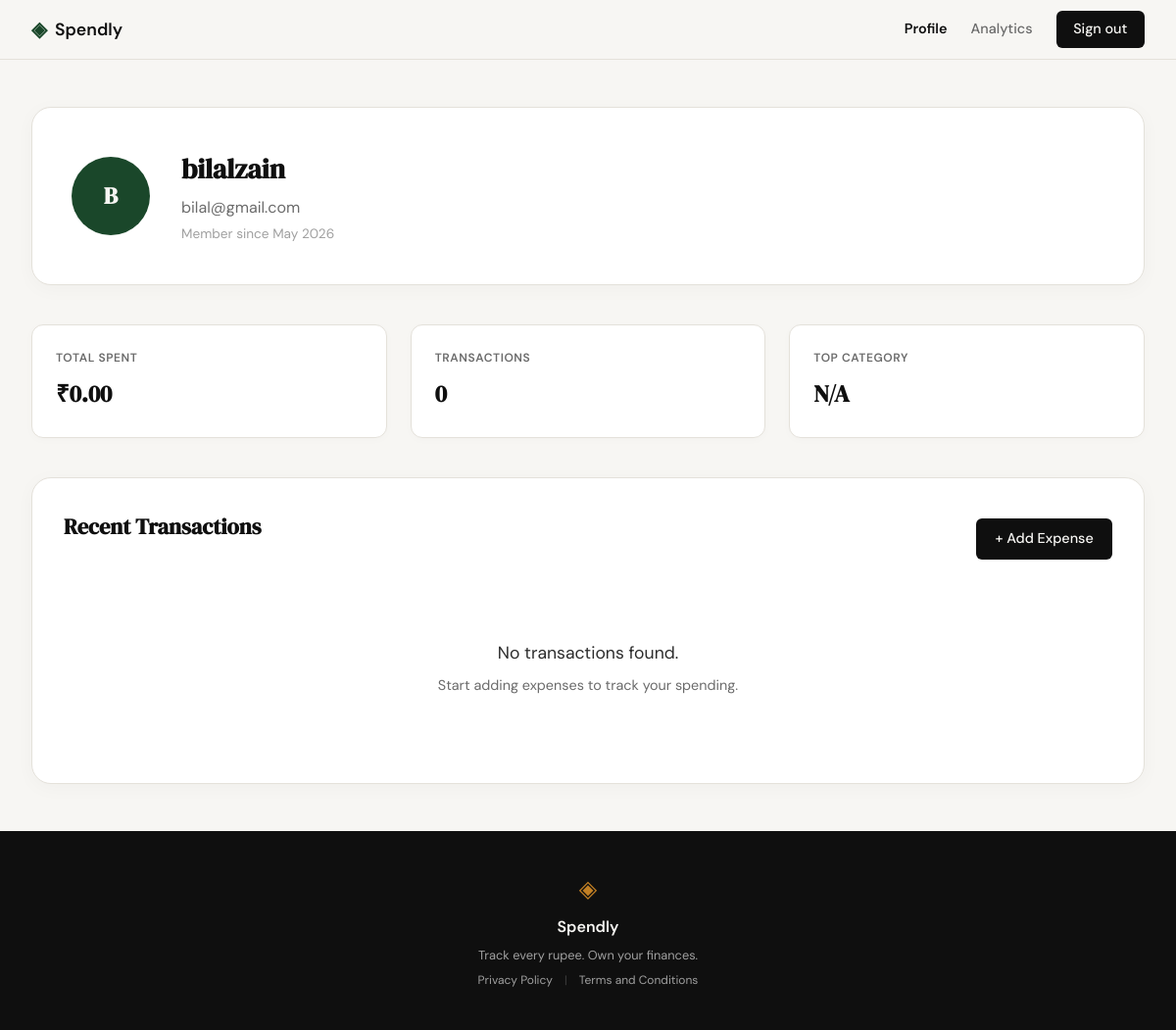
/profile (signed in), run on an earlier commit of the app's database.
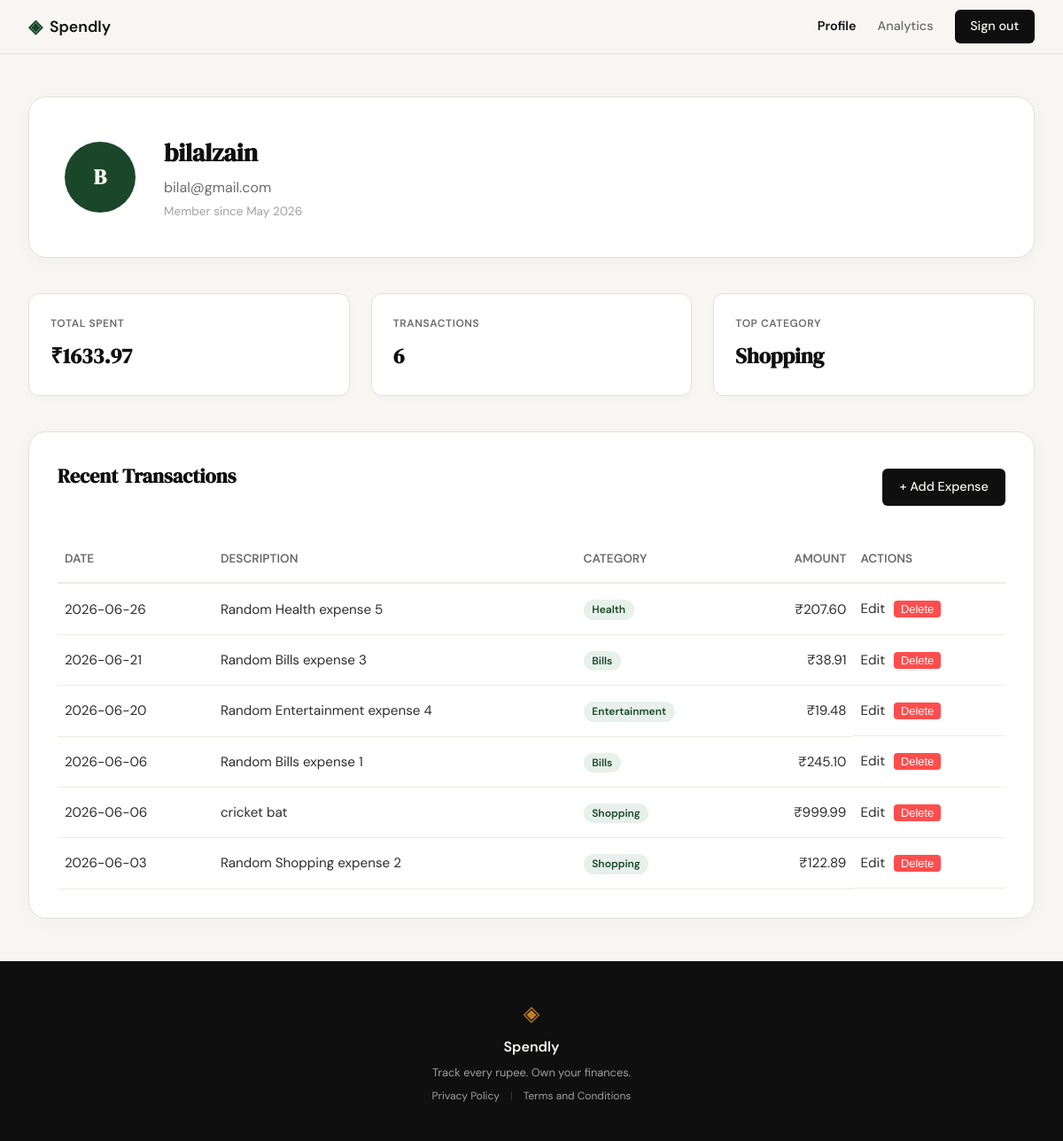
And on a later commit of the database.
### tables this page shows
CREATE TABLE users (
                id INTEGER PRIMARY KEY AUTOINCREMENT,
                username TEXT UNIQUE NOT NULL,
                password_hash TEXT NOT NULL,
                email TEXT UNIQUE NOT NULL,
                created_at TIMESTAMP DEFAULT CURRENT_TIMESTAMP
            );

CREATE TABLE categories (
                id INTEGER PRIMARY KEY AUTOINCREMENT,
                name TEXT UNIQUE NOT NULL,
                description TEXT,
                created_at TIMESTAMP DEFAULT CURRENT_TIMESTAMP
            );

CREATE TABLE expenses (
                id INTEGER PRIMARY KEY AUTOINCREMENT,
                user_id INTEGER NOT NULL,
                category_id INTEGER NOT NULL,
                amount REAL NOT NULL,
                description TEXT,
                date DATE NOT NULL,
                created_at TIMESTAMP DEFAULT CURRENT_TIMESTAMP,
                FOREIGN KEY (user_id) REFERENCES users (id),
                FOREIGN KEY (category_id) REFERENCES categories (id)
            );

### app.py (the view)
@app.route("/profile")
def profile():
    user_id = session.get("user_id")
    if not user_id:
        flash("Please log in to view your profile.")
        return redirect(url_for("login"))
    db = get_db()
    user = db.execute("SELECT * FROM users WHERE id = ?", (user_id,)).fetchone()
    if not user:
        flash("User not found.")
        return redirect(url_for("login"))
    stats = db.execute(
        "SELECT SUM(amount) as total, COUNT(*) as count FROM expenses WHERE user_id = ?",
        (user_id,)
    ).fetchone()
    total_spent = stats["total"] if stats["total"] is not None else 0.0
    transaction_count = stats["count"] if stats["count"] is not None else 0
    top_cat_row = db.execute(
        """SELECT c.name
           FROM expenses e
           JOIN categories c ON e.category_id = c.id
           WHERE e.user_id = ?
           GROUP BY c.name
           ORDER BY SUM(e.amount) DESC
           LIMIT 1""",
        (user_id,)
    ).fetchone()
    top_category = top_cat_row["name"] if top_cat_row else "N/A"
    expenses = db.execute(
        """SELECT e.id, e.date, e.description, c.name as category_name, e.amount
           FROM expenses e
           JOIN categories c ON e.category_id = c.id
           WHERE e.user_id = ?
           ORDER BY e.date DESC""",
        (user_id,)
    ).fetchall()
    username = user["username"] or "User"
    initials = "".join([name[0].upper() for name in username.split()[:2]])
    if not initials:
        initials = "U"
    return render_template(
        "profile.html",
        user=user,
        total_spent=total_spent,
        transaction_count=transaction_count,
        top_category=top_category,
        expenses=expenses,
        initials=initials
    )

### app.py (called while the page is built)
@app.teardown_appcontext
def teardown_db(exception):
    db = g.pop('db', None)
    if db is not None:
        db.close()

### database/db.py (called while the page is built)
def get_db():
    if 'db' not in g:
        g.db = sqlite3.connect(
            current_app.config['DATABASE'],
            detect_types=sqlite3.PARSE_DECLTYPES
        )
        g.db.row_factory = sqlite3.Row
        g.db.execute('PRAGMA foreign_keys = ON')
    return g.db

### templates/profile.html (shortened to what this page needs)
{% extends "base.html" %}
{% block content %}
<div class="profile-container">
    <div class="profile-header-card">
        <div class="avatar">{{ initials }}</div>
        <div class="user-info">
            <h1>{{ user.username }}</h1>
            <p class="user-email">{{ user.email }}</p>
            <p class="user-member-since">Member since {{ user.created_at.strftime('%B %Y') if user.created_at else 'N/A' }}</p>
        </div>
    </div>
    <div class="stats-grid">
        <div class="stat-card">
            <span class="stat-label">TOTAL SPENT</span>
            <span class="stat-value">₹{{ "%.2f"|format(total_spent) }}</span>
        </div>
        <div class="stat-card">
            <span class="stat-label">TRANSACTIONS</span>
            <span class="stat-value">{{ transaction_count }}</span>
        </div>
        <div class="stat-card">
            <span class="stat-label">TOP CATEGORY</span>
            <span class="stat-value">{{ top_category }}</span>
        </div>
    </div>
    <div class="transactions-card">
        <div class="card-header" style="display: flex; justify-content: space-between; align-items: center; margin-bottom: 1.5rem;">
            <h2>Recent Transactions</h2>
            <a href="{{ url_for('add_expense') }}" class="btn-primary" style="text-decoration: none; padding: 0.6rem 1.2rem; font-size: 0.9rem; cursor: pointer;">+ Add Expense</a>
        </div>
        {% if expenses %}
        <div class="table-responsive">
            <table class="transactions-table">
                <thead>
                    <tr>
                        <th>Date</th>
                        <th>Description</th>
                        <th>Category</th>
                        <th class="text-right">Amount</th>
                        <th>Actions</th>
                    </tr>
                </thead>
                <tbody>
                    {% for expense in expenses %}
                    <tr>
                        <td>{{ expense.date }}</td>
                        <td>{{ expense.description }}</td>
                        <td><span class="category-badge">{{ expense.category_name }}</span></td>
                        <td class="text-right">₹{{ "%.2f"|format(expense.amount) }}</td>
                        <td style="display: flex; gap: 10px; justify-content: flex-start;">
                            <a href="{{ url_for('edit_expense', id=expense.id) }}" class="edit-link">Edit</a>
                            <form action="{{ url_for('delete_expense', expense_id=expense.id) }}" method="POST" style="display:inline;" onsubmit="return confirm('Are you sure you want to delete this expense? This cannot be undone.');">
                                <button type="submit" class="btn-delete" style="background-color: #ff4d4d; color: white; border: none; padding: 2px 8px; border-radius: 4px; cursor: pointer; font-size: 0.8rem;">Delete</button>
                            </form>
                        </td>
                    </tr>
                    {% endfor %}
                </tbody>
            </table>
        </div>
        {% else %}
        <div class="empty-state">
            <p>No transactions found.</p>
            <p class="muted">Start adding expenses to track your spending.</p>
        </div>
        {% endif %}
    </div>
</div>
{% endblock %}

### templates/base.html (shortened to what this page needs)
<!DOCTYPE html>
<html lang="en">
<head>
    <link rel="stylesheet" href="{{ url_for('static', filename='css/style.css') }}">
</head>
<body>
    <nav class="navbar">
        <div class="nav-inner">
            <a href="{{ url_for('landing') }}" class="nav-brand">
                <span class="brand-icon">◈</span>
                <span class="brand-name">Spendly</span>
            </a>
            <div class="nav-links">
                {% if session.get('user_id') %}
                    <a href="{{ url_for('profile') }}" class="{{ 'active' if request.endpoint == 'profile' }}">Profile</a>
                    <a href="{{ url_for('analytics') }}" class="{{ 'active' if request.endpoint == 'analytics' }}">Analytics</a>
                    <a href="{{ url_for('logout') }}" class="nav-cta">Sign out</a>
                {% else %}
                    <a href="{{ url_for('login') }}">Sign in</a>
                    <a href="{{ url_for('register') }}" class="nav-cta">Get started</a>
                {% endif %}
            </div>
        </div>
    </nav>
    <main class="main-content">
        {% block content %}{% endblock %}
    </main>
    <footer class="footer">
        <div class="footer-inner">
            <span class="brand-icon">◈</span>
            <span class="footer-name">Spendly</span>
            <p class="footer-copy">Track every rupee. Own your finances.</p>
            <div class="footer-links">
                <a href="{{ url_for('privacy') }}">Privacy Policy</a>
                <span class="footer-sep">|</span>
                <a href="{{ url_for('terms') }}">Terms and Conditions</a>
            </div>
        </div>
    </footer>
</body>
</html>

What changed in the data, as far as the page shows it:
now on this page (row unchanged): categories: name "Shopping"
added expenses: date "2026-06-26", description "Random Health expense 5", category_name "Health", amount "207.60"
added expenses: date "2026-06-21", description "Random Bills expense 3", category_name "Bills", amount "38.91"
added expenses: date "2026-06-20", description "Random Entertainment expense 4", category_name "Entertainment", amount "19.48"
added expenses: date "2026-06-06", description "Random Bills expense 1", category_name "Bills", amount "245.10"
added expenses: date "2026-06-06", description "cricket bat", category_name "Shopping", amount "999.99"
added expenses: date "2026-06-03", description "Random Shopping expense 2", category_name "Shopping", amount "122.89"
Also different on the page:
{{ "%.2f"|format(total_spent) }}: "0.00" → "1633.97"
{{ transaction_count }}: "0" → "6"
{{ top_category }}: "N/A" → (not shown)
text no longer shown: "No transactions found. Start adding expenses to track your spending."
text now shown: "DATE DESCRIPTION CATEGORY AMOUNT ACTIONS"
